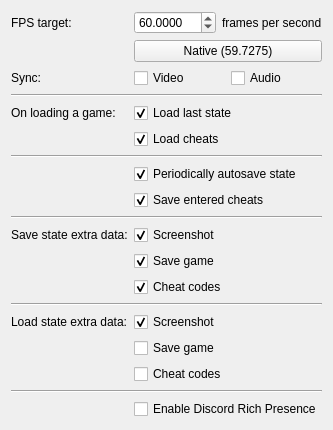
     <widget class="QWidget" name="gameplay">
      <layout class="QFormLayout" name="formLayout_14">
       <item row="0" column="0">
        <widget class="QLabel" name="label_3">
         <property name="text">
          <string>FPS target:</string>
         </property>
        </widget>
       </item>
       <item row="0" column="1">
        <layout class="QHBoxLayout" name="horizontalLayout_2">
         <item>
          <widget class="QDoubleSpinBox" name="fpsTarget">
           <property name="decimals">
            <number>4</number>
           </property>
           <property name="minimum">
            <double>0.010000000000000</double>
           </property>
           <property name="maximum">
            <double>240.000000000000000</double>
           </property>
           <property name="value">
            <double>60.000000000000000</double>
           </property>
          </widget>
         </item>
         <item>
          <widget class="QLabel" name="label_11">
           <property name="text">
            <string>frames per second</string>
           </property>
          </widget>
         </item>
        </layout>
       </item>
       <item row="1" column="1">
        <widget class="QPushButton" name="nativeGB">
         <property name="text">
          <string>Native (59.7275)</string>
         </property>
        </widget>
       </item>
       <item row="2" column="0">
        <widget class="QLabel" name="label_2">
         <property name="text">
          <string>Sync:</string>
         </property>
        </widget>
       </item>
       <item row="2" column="1">
        <layout class="QHBoxLayout" name="horizontalLayout_10">
         <item>
          <widget class="QCheckBox" name="videoSync">
           <property name="text">
            <string>Video</string>
           </property>
          </widget>
         </item>
         <item>
          <widget class="QCheckBox" name="audioSync">
           <property name="text">
            <string>Audio</string>
           </property>
          </widget>
         </item>
        </layout>
       </item>
       <item row="3" column="0" colspan="2">
        <widget class="Line" name="line_16">
         <property name="orientation">
          <enum>Qt::Horizontal</enum>
         </property>
        </widget>
       </item>
       <item row="4" column="0">
        <widget class="QLabel" name="label_24">
         <property name="text">
          <string>On loading a game:</string>
         </property>
        </widget>
       </item>
       <item row="4" column="1">
        <widget class="QCheckBox" name="autoload">
         <property name="text">
          <string>Load last state</string>
         </property>
         <property name="checked">
          <bool>true</bool>
         </property>
        </widget>
       </item>
       <item row="5" column="1">
        <widget class="QCheckBox" name="cheatAutoload">
         <property name="text">
          <string>Load cheats</string>
         </property>
         <property name="checked">
          <bool>true</bool>
         </property>
        </widget>
       </item>
       <item row="6" column="0" colspan="2">
        <widget class="Line" name="line_9">
         <property name="orientation">
          <enum>Qt::Horizontal</enum>
         </property>
        </widget>
       </item>
       <item row="7" column="1">
        <widget class="QCheckBox" name="autosave">
         <property name="text">
          <string>Periodically autosave state</string>
         </property>
         <property name="checked">
          <bool>true</bool>
         </property>
        </widget>
       </item>
       <item row="8" column="1">
        <widget class="QCheckBox" name="cheatAutosave">
         <property name="text">
          <string>Save entered cheats</string>
         </property>
         <property name="checked">
          <bool>true</bool>
         </property>
        </widget>
       </item>
       <item row="9" column="0" colspan="2">
        <widget class="Line" name="line_21">
         <property name="orientation">
          <enum>Qt::Horizontal</enum>
         </property>
        </widget>
       </item>
       <item row="10" column="0">
        <widget class="QLabel" name="label_51">
         <property name="text">
          <string>Save state extra data:</string>
         </property>
        </widget>
       </item>
       <item row="10" column="1">
        <widget class="QCheckBox" name="saveStateScreenshot">
         <property name="text">
          <string>Screenshot</string>
         </property>
         <property name="checked">
          <bool>true</bool>
         </property>
        </widget>
       </item>
       <item row="11" column="1">
        <widget class="QCheckBox" name="saveStateSave">
         <property name="text">
          <string>Save game</string>
         </property>
         <property name="checked">
          <bool>true</bool>
         </property>
        </widget>
       </item>
       <item row="12" column="1">
        <widget class="QCheckBox" name="saveStateCheats">
         <property name="text">
          <string>Cheat codes</string>
         </property>
         <property name="checked">
          <bool>true</bool>
         </property>
        </widget>
       </item>
       <item row="13" column="0" colspan="2">
        <widget class="Line" name="line_22">
         <property name="orientation">
          <enum>Qt::Horizontal</enum>
         </property>
        </widget>
       </item>
       <item row="14" column="0">
        <widget class="QLabel" name="label_52">
         <property name="text">
          <string>Load state extra data:</string>
         </property>
        </widget>
       </item>
       <item row="14" column="1">
        <widget class="QCheckBox" name="loadStateScreenshot">
         <property name="text">
          <string>Screenshot</string>
         </property>
         <property name="checked">
          <bool>true</bool>
         </property>
        </widget>
       </item>
       <item row="15" column="1">
        <widget class="QCheckBox" name="loadStateSave">
         <property name="text">
          <string>Save game</string>
         </property>
        </widget>
       </item>
       <item row="16" column="1">
        <widget class="QCheckBox" name="loadStateCheats">
         <property name="text">
          <string>Cheat codes</string>
         </property>
        </widget>
       </item>
       <item row="17" column="0" colspan="2">
        <widget class="Line" name="line_2">
         <property name="orientation">
          <enum>Qt::Horizontal</enum>
         </property>
        </widget>
       </item>
       <item row="18" column="1">
        <widget class="QCheckBox" name="useDiscordPresence">
         <property name="text">
          <string>Enable Discord Rich Presence</string>
         </property>
        </widget>
       </item>
      </layout>
     </widget>
